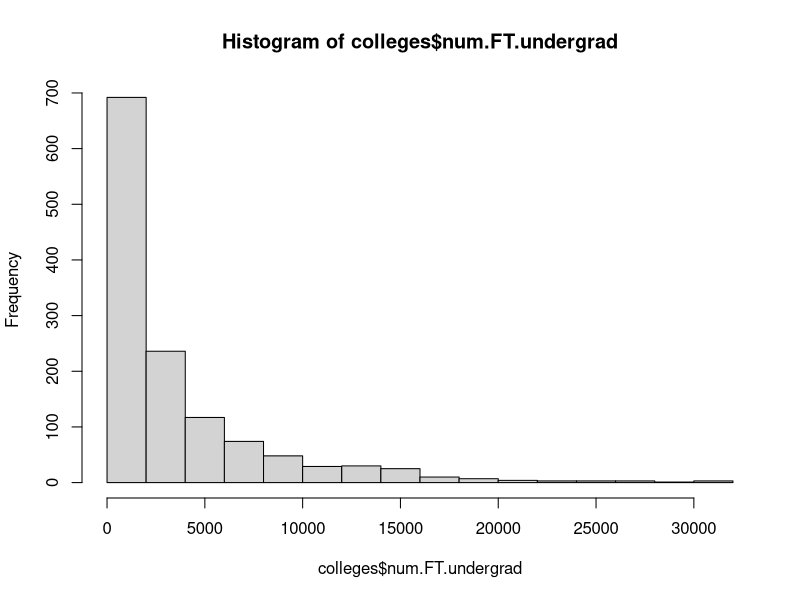
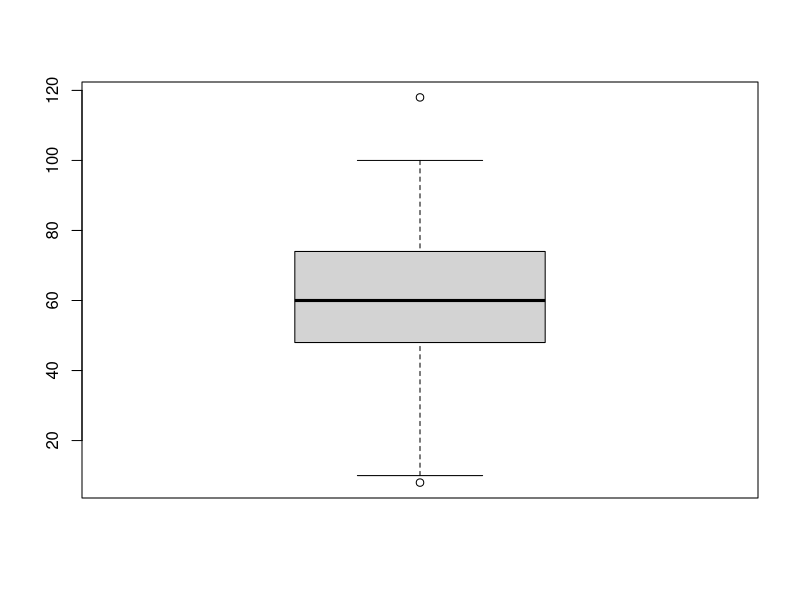
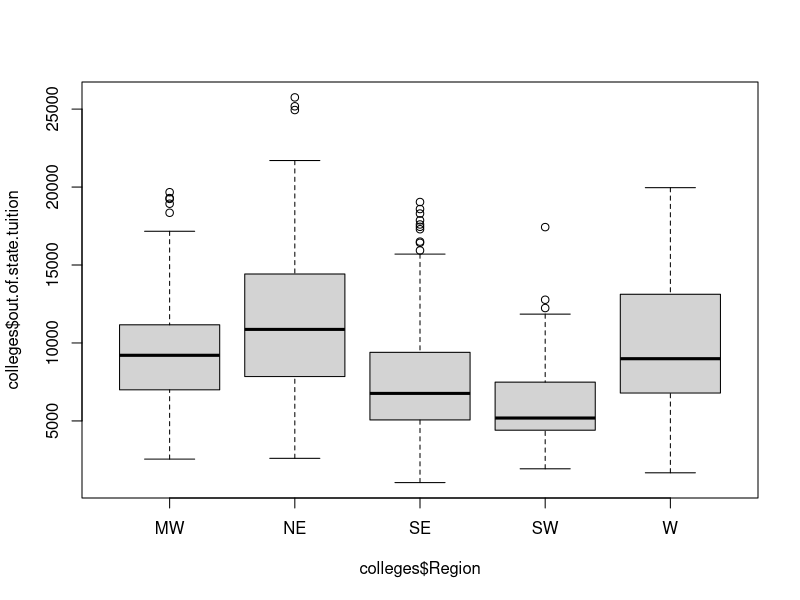
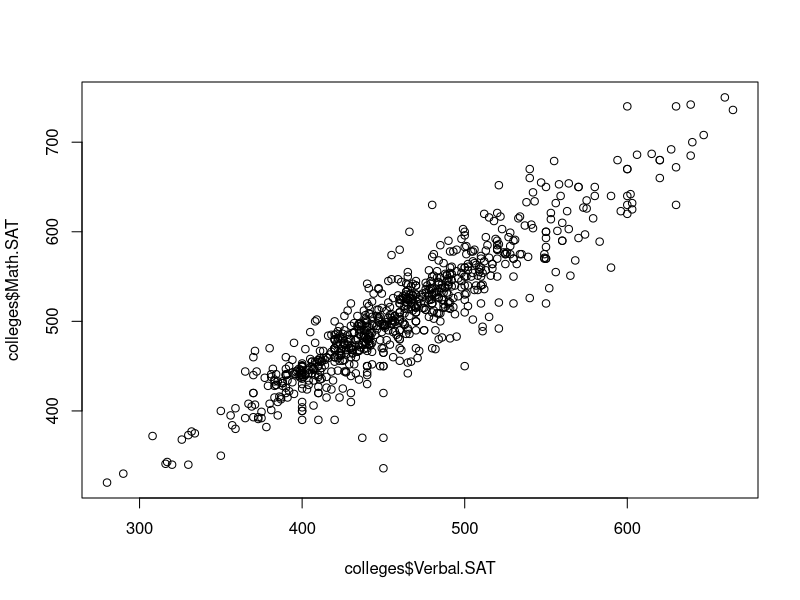

Here is the R script that generated these plots, in order:
temps <- c(98.5, 99.4, 101.2, 98.1)
mean(temps)
colleges <- read.csv("colleges.csv")
mean(colleges$num.FT.undergrad)
colleges[2,5]
colleges[2,]
colleges[,5]
colleges$Acceptance.rate <- colleges$num.applications.accepted / colleges$num.applications.received
hist(colleges$num.FT.undergrad)
boxplot(colleges$Graduation.rate)
boxplot(colleges$out.of.state.tuition ~ colleges$Region)
plot(colleges$Verbal.SAT, colleges$Math.SAT)
table(colleges$Region, colleges$Public.or.Private)

library(ggplot2)
